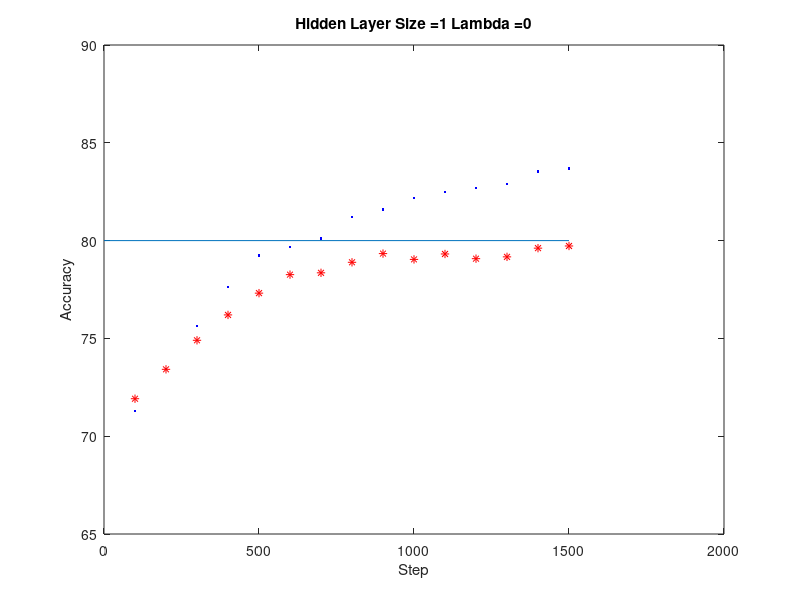
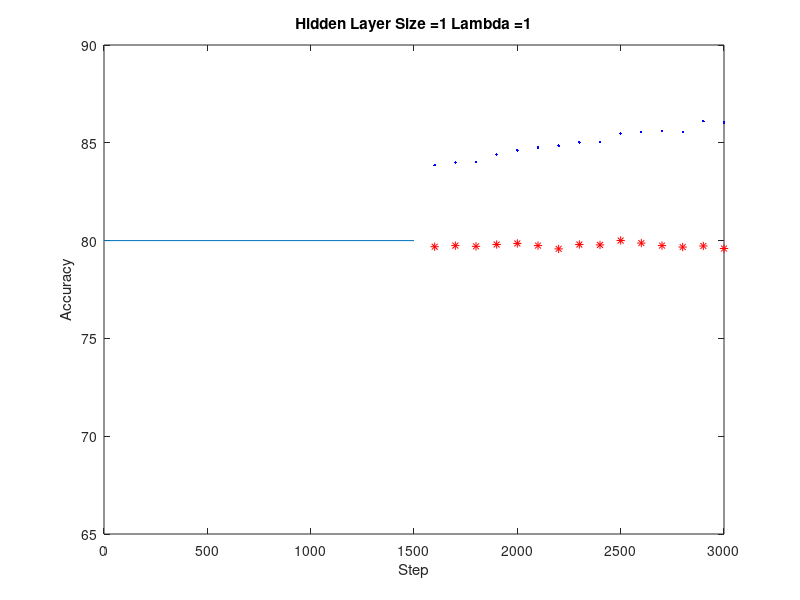
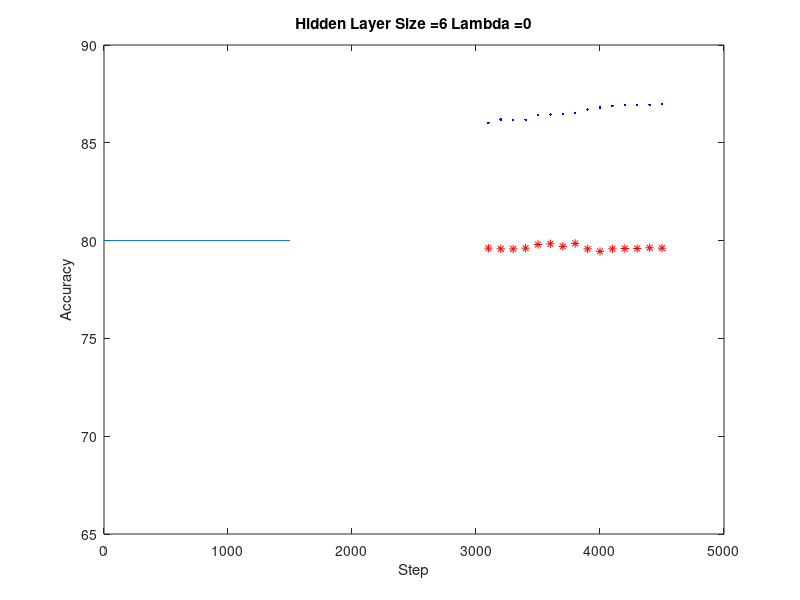
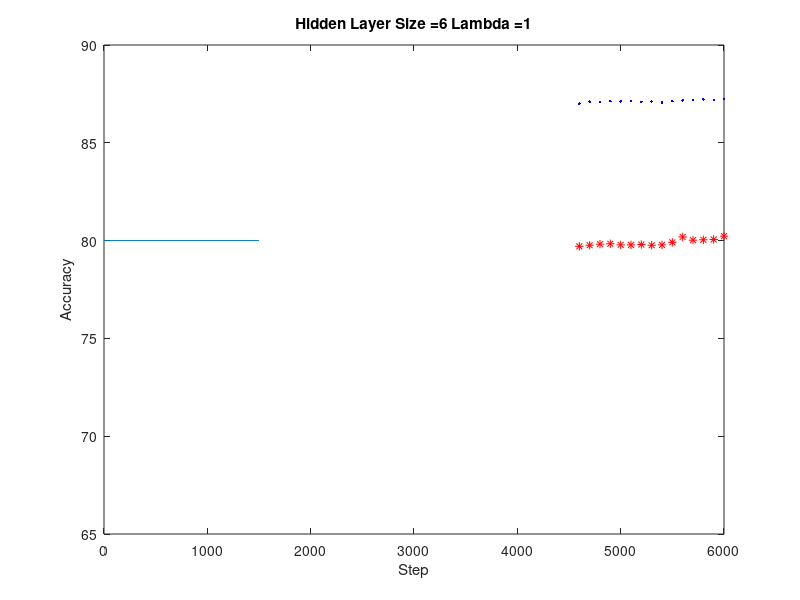

Write MATLAB code to recreate these figures, in order. (Note: this script raises an error after producing the figures.)
clc; clear all; close all;

mkdir plots;

Res = load('result.txt');
figure(1);

for i = 1:5:61
    for j = 0:1:1
        v = [(i-1)*6 + j*15 + 1 : (i-1)*6 + (j+1)*15];
        plot(Res(v,3), Res(v,5), 'b.', Res(v,3), Res(v,6), 'r*');
        hold on;
        plot([0 1500], [80 80]);
        str = strcat('Hidden Layer Size = ', num2str(i), ' Lambda = ', (num2str(j)));
        title(str);
        xlabel('Step')
        ylabel('Accuracy')
        ylim([65 90]);
        %   pause(0.5);
        str = strcat('plots\accuracy_', num2str(i) ,'_', num2str(j), '.png');
        saveas(gcf, str);
        hold off;
    end
end